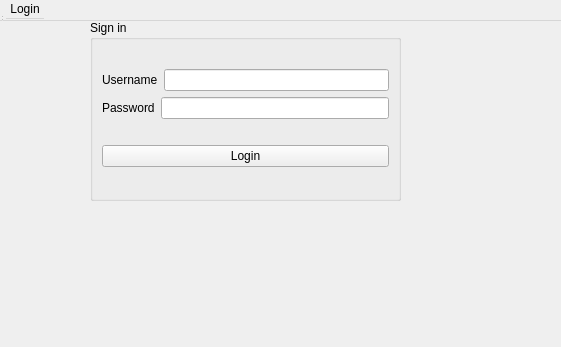
<?xml version="1.0" encoding="UTF-8"?>
<ui version="4.0">
 <class>login</class>
 <widget class="login" name="login">
  <property name="geometry">
   <rect>
    <x>0</x>
    <y>0</y>
    <width>561</width>
    <height>347</height>
   </rect>
  </property>
  <property name="windowTitle">
   <string>login</string>
  </property>
  <widget class="QWidget" name="centralwidget" native="true">
   <property name="geometry">
    <rect>
     <x>0</x>
     <y>0</y>
     <width>491</width>
     <height>221</height>
    </rect>
   </property>
   <widget class="QGroupBox" name="groupBox">
    <property name="geometry">
     <rect>
      <x>90</x>
      <y>20</y>
      <width>311</width>
      <height>181</height>
     </rect>
    </property>
    <property name="title">
     <string>Sign in</string>
    </property>
    <layout class="QVBoxLayout" name="verticalLayout_2">
     <item>
      <layout class="QVBoxLayout" name="verticalLayout">
       <item>
        <layout class="QHBoxLayout" name="horizontalLayout">
         <item>
          <widget class="QLabel" name="lb_username">
           <property name="text">
            <string>Username</string>
           </property>
          </widget>
         </item>
         <item>
          <widget class="QLineEdit" name="le_username"/>
         </item>
        </layout>
       </item>
       <item>
        <layout class="QHBoxLayout" name="horizontalLayout_2">
         <item>
          <widget class="QLabel" name="lb_password">
           <property name="text">
            <string>Password</string>
           </property>
          </widget>
         </item>
         <item>
          <widget class="QLineEdit" name="le_password"/>
         </item>
        </layout>
       </item>
      </layout>
     </item>
     <item>
      <widget class="QPushButton" name="pb_login">
       <property name="text">
        <string>Login</string>
       </property>
      </widget>
     </item>
    </layout>
   </widget>
  </widget>
  <widget class="QMenuBar" name="menubar">
   <property name="geometry">
    <rect>
     <x>0</x>
     <y>0</y>
     <width>561</width>
     <height>21</height>
    </rect>
   </property>
   <widget class="QMenu" name="menuLogin">
    <property name="title">
     <string>Login</string>
    </property>
    <addaction name="separator"/>
    <addaction name="actionDang_xuat"/>
   </widget>
   <addaction name="menuLogin"/>
  </widget>
  <widget class="QStatusBar" name="statusbar">
   <property name="geometry">
    <rect>
     <x>0</x>
     <y>0</y>
     <width>3</width>
     <height>22</height>
    </rect>
   </property>
  </widget>
  <action name="actionDang_xuat">
   <property name="text">
    <string>Dang xuat</string>
   </property>
  </action>
 </widget>
 <customwidgets>
  <customwidget>
   <class>login</class>
   <extends>QWidget</extends>
   <header>login.h</header>
   <container>1</container>
  </customwidget>
 </customwidgets>
 <resources/>
 <connections/>
</ui>
